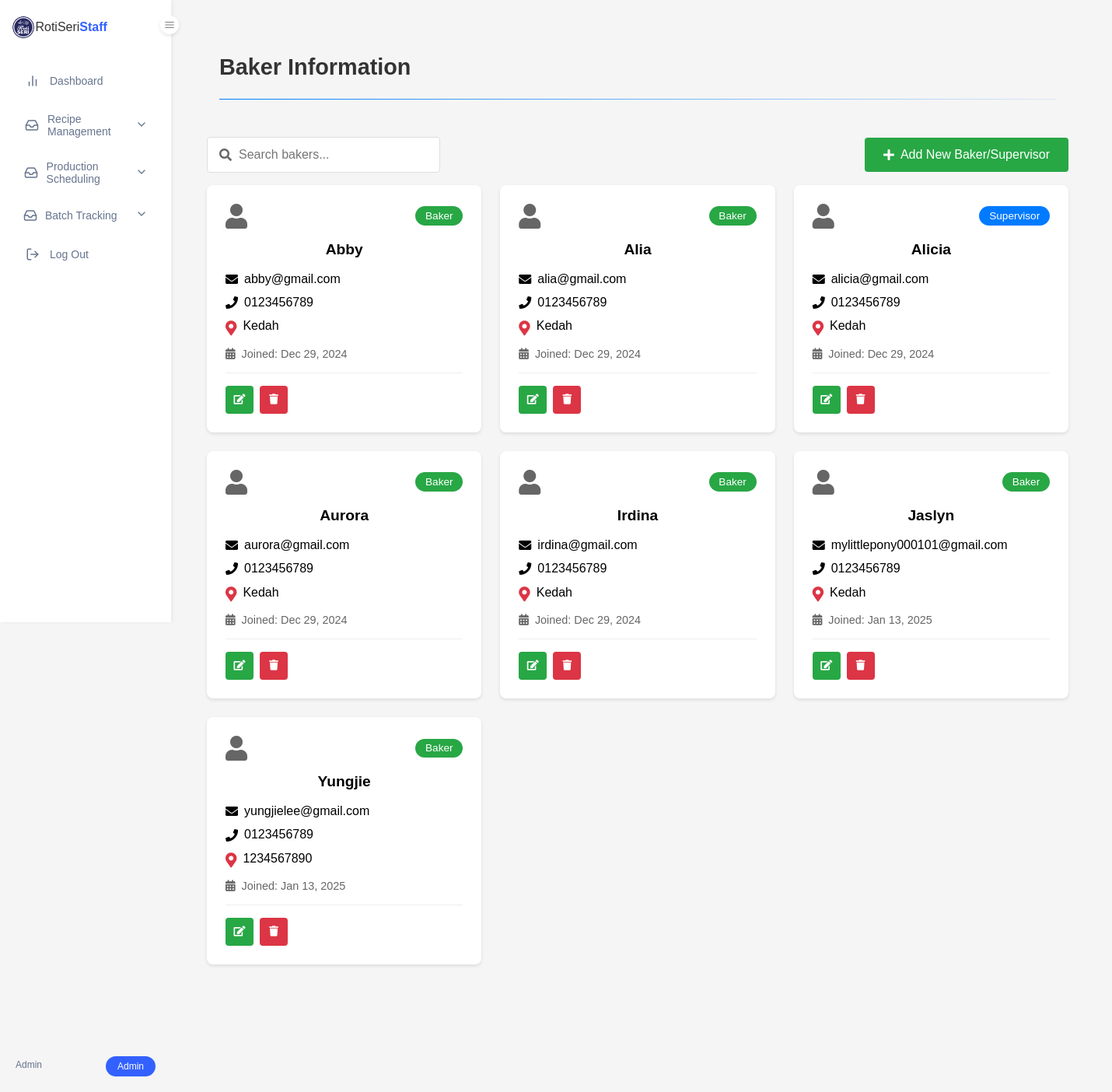
/baker_info.php (signed in), run on an earlier commit of the app's database.
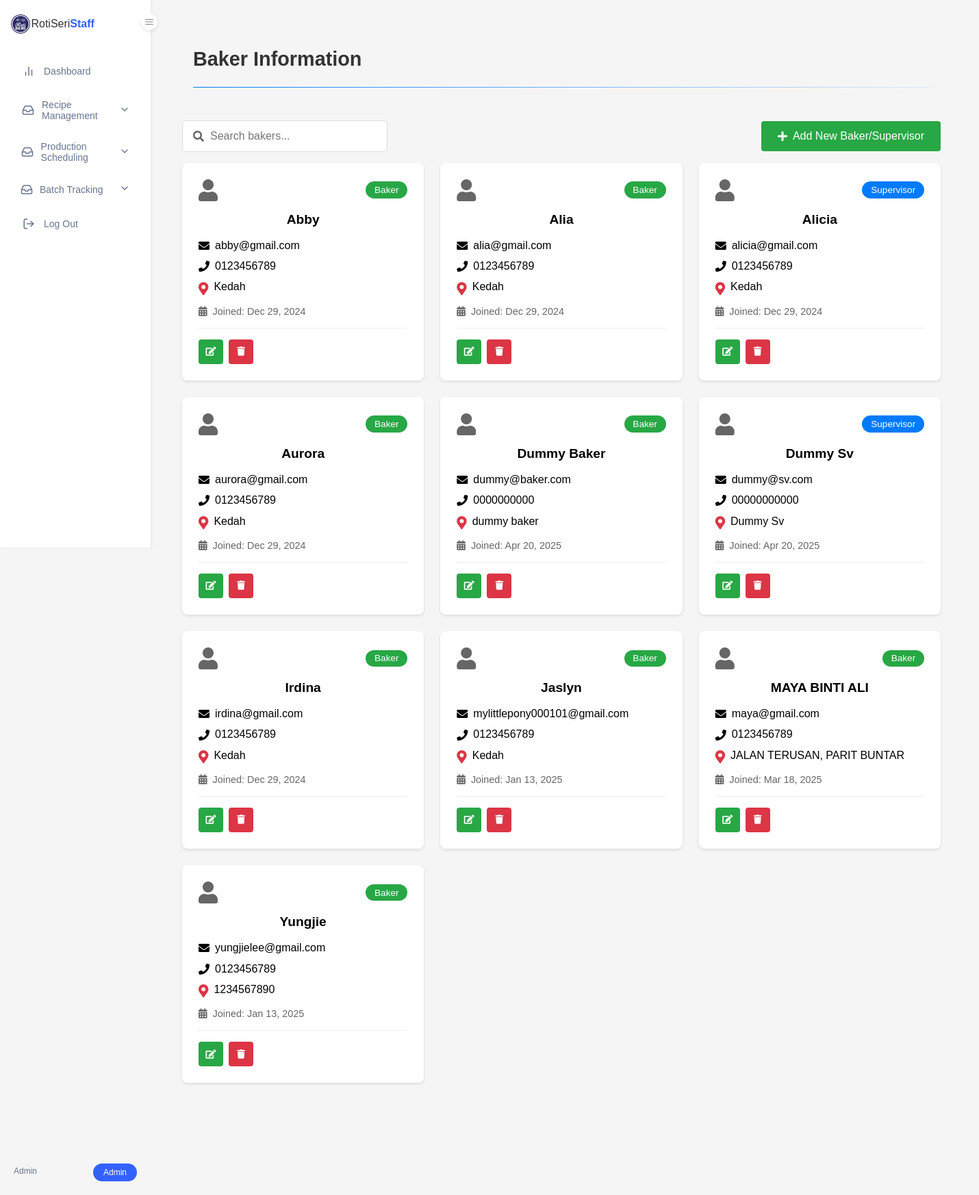
And on a later commit of the database.
### tables this page shows
CREATE TABLE `tbl_users` (
  `user_id` int(6) NOT NULL,
  `user_fullName` varchar(200) NOT NULL,
  `user_contact` varchar(100) NOT NULL,
  `user_address` text NOT NULL,
  `user_email` varchar(200) NOT NULL,
  `user_password` varchar(200) NOT NULL,
  `user_dateRegister` datetime NOT NULL DEFAULT current_timestamp(),
  `user_role` varchar(10) NOT NULL DEFAULT 'Baker',
  `reset_token` varchar(255) DEFAULT NULL,
  `token_expiry` datetime DEFAULT NULL
);

### baker_info.php (the view, shortened to what this page needs)
<?php
require_once 'config/db_connection.php';
try {
    $stmt = $conn->query("SELECT
                            user_id,
                            user_fullName,
                            user_role,
                            user_email,
                            user_contact,
                            user_address,
                            user_dateRegister
                         FROM tbl_users
                         WHERE user_role IN ('Baker', 'Supervisor')
                         ORDER BY user_fullName");
    $bakers = $stmt->fetchAll(PDO::FETCH_ASSOC);
} catch(PDOException $e) {
    $error_message = "Error: " . $e->getMessage();
}
?>
<!DOCTYPE html>
<html lang="en">
<head>
    <link rel="stylesheet" href="css/style.css">
    <link rel="stylesheet" href="css/dashboard.css">
    <link rel="stylesheet" href="css/baker.css">
    <link rel="stylesheet" href="https://cdnjs.cloudflare.com/ajax/libs/font-awesome/5.15.4/css/all.min.css">
</head>
<body>
    <?php include 'includes/dashboard_navigation.php'; ?>
    <main class="main-content">
        <div class="page-header">
            <h1>Baker Information</h1>
            <div class="divider"></div>
        </div>
        <div class="baker-container">
            <div class="baker-header">
                <div class="search-box">
                    <input type="text" id="searchInput" placeholder="Search bakers...">
                    <i class="fas fa-search"></i>
                </div>
                <button class="add-baker-btn" onclick="window.location.href='add_baker.php'">
                    <i class="fas fa-plus"></i> Add New Baker/Supervisor
                </button>
            </div>
            <div class="baker-grid">
                <?php if (empty($bakers)): ?>
                    <div class="no-bakers">
                        <p>No bakers found.</p>
                    </div>
                <?php else: ?>
                    <?php foreach ($bakers as $baker): ?>
                        <div class="baker-card">
                            <div class="baker-info">
                                <div class="baker-header">
                                    <i class="fas fa-user user-icon"></i>
                                    <div class="role-badge <?php echo strtolower(htmlspecialchars($baker['user_role'])); ?>">
                                        <?php echo htmlspecialchars($baker['user_role']); ?>
                                    </div>
                                </div>
                                <h3><?php echo htmlspecialchars($baker['user_fullName']); ?></h3>
                                <div class="contact-info">
                                    <p><i class="fas fa-envelope"></i> <?php echo htmlspecialchars($baker['user_email']); ?></p>
                                    <p><i class="fas fa-phone"></i> <?php echo htmlspecialchars($baker['user_contact']); ?></p>
                                    <p><i class="fas fa-map-marker-alt"></i> <?php echo htmlspecialchars($baker['user_address']); ?></p>
                                </div>
                                <div class="join-date">
                                    <i class="fas fa-calendar-alt"></i>
                                    Joined: <?php echo date('M d, Y', strtotime($baker['user_dateRegister'])); ?>
                                </div>
                            </div>
                            <div class="baker-actions">
                                <button class="edit-btn" title="Edit"
                                        onclick="window.location.href='edit_baker.php?edit_id=<?php echo $baker['user_id']; ?>'">
                                    <i class="fas fa-edit"></i>
                                </button>
                                <button class="delete-btn" title="Delete"
                                        onclick="if(confirm('Are you sure you want to delete this baker?')) { window.location.href='baker_info.php?delete_id=<?php echo $baker['user_id']; ?>' }">
                                    <i class="fas fa-trash"></i>
                                </button>
                            </div>
                        </div>
                    <?php endforeach; ?>
                <?php endif; ?>
            </div>
        </div>
    </main>
</body>
</html>

What changed in the data, as far as the page shows it:
added tbl_users: user_role "Baker", user_fullName "Dummy Baker", user_email "dummy@baker.com", user_contact "0000000000", user_address "dummy baker", user_dateRegister "Apr 20, 2025"
added tbl_users: user_role "Supervisor", user_fullName "Dummy Sv", user_email "dummy@sv.com", user_contact "00000000000", user_address "Dummy Sv", user_dateRegister "Apr 20, 2025"
added tbl_users: user_role "Baker", user_fullName "MAYA BINTI ALI", user_email "maya@gmail.com", user_contact "0123456789", user_address "JALAN TERUSAN, PARIT BUNTAR", user_dateRegister "Mar 18, 2025"
